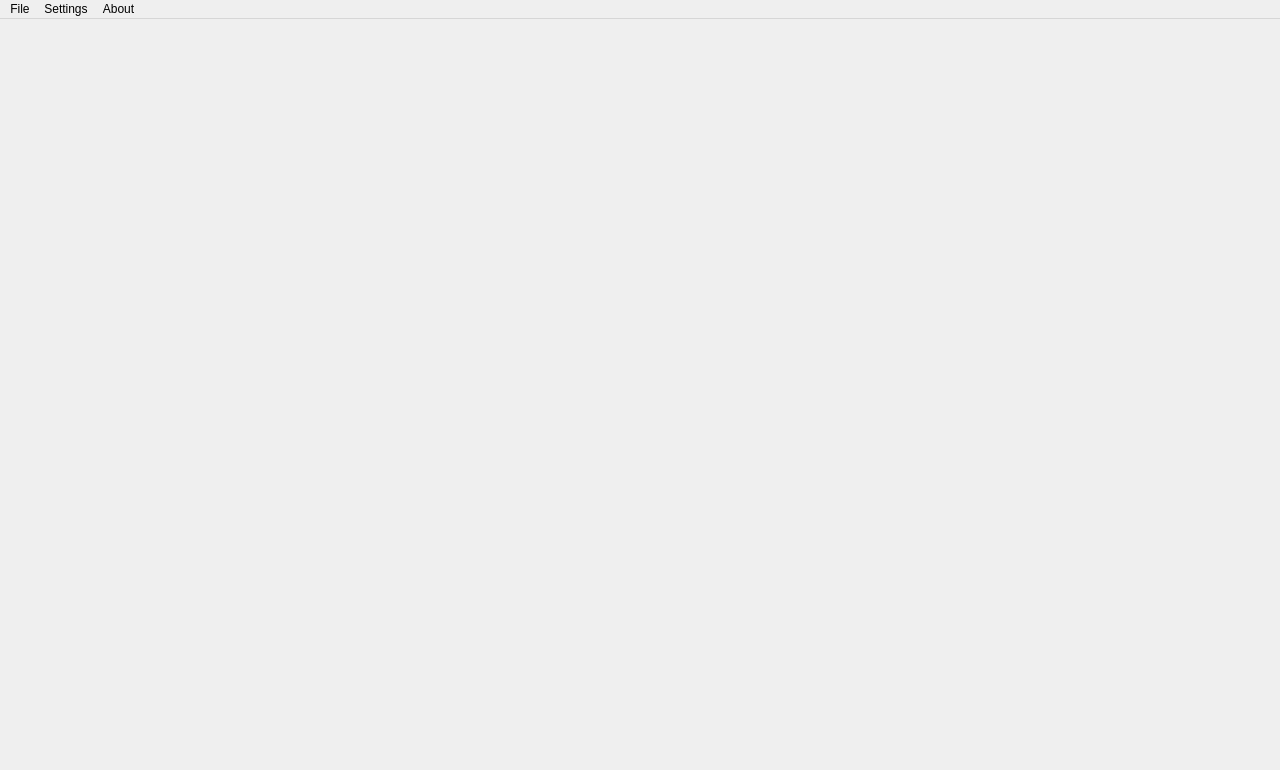
<?xml version="1.0" encoding="UTF-8"?>
<ui version="4.0">
 <class>MainWindow</class>
 <widget class="QMainWindow" name="MainWindow">
  <property name="geometry">
   <rect>
    <x>0</x>
    <y>0</y>
    <width>1280</width>
    <height>770</height>
   </rect>
  </property>
  <property name="minimumSize">
   <size>
    <width>1280</width>
    <height>720</height>
   </size>
  </property>
  <property name="windowTitle">
   <string>MainWindow</string>
  </property>
  <widget class="QWidget" name="centralwidget"/>
  <widget class="QMenuBar" name="menuBar">
   <property name="geometry">
    <rect>
     <x>0</x>
     <y>0</y>
     <width>1280</width>
     <height>30</height>
    </rect>
   </property>
   <widget class="QMenu" name="menuFile">
    <property name="title">
     <string>File</string>
    </property>
    <addaction name="actionLoad_ROM_File"/>
    <addaction name="actionDo_Snapshot"/>
   </widget>
   <widget class="QMenu" name="menuSettings">
    <property name="title">
     <string>Settings</string>
    </property>
    <addaction name="actionDisplay_Colors"/>
    <addaction name="actionSound"/>
    <addaction name="actionControl"/>
    <addaction name="actionOpen_Log_Console"/>
    <addaction name="actionSnapshots"/>
   </widget>
   <widget class="QMenu" name="menuAbout">
    <property name="title">
     <string>About</string>
    </property>
    <addaction name="actionDeveloper"/>
    <addaction name="actionGitHub"/>
   </widget>
   <addaction name="menuFile"/>
   <addaction name="menuSettings"/>
   <addaction name="menuAbout"/>
  </widget>
  <action name="actionLoad_ROM_File">
   <property name="text">
    <string>Load ROM File</string>
   </property>
  </action>
  <action name="actionDeveloper">
   <property name="text">
    <string>Developer</string>
   </property>
  </action>
  <action name="actionGitHub">
   <property name="text">
    <string>GitHub</string>
   </property>
  </action>
  <action name="actionDisplay_Colors">
   <property name="text">
    <string>Display Colors</string>
   </property>
  </action>
  <action name="actionSound">
   <property name="text">
    <string>Sound</string>
   </property>
  </action>
  <action name="actionControl">
   <property name="text">
    <string>Control</string>
   </property>
  </action>
  <action name="actionOpen_Log_Console">
   <property name="text">
    <string>Open Log Console</string>
   </property>
  </action>
  <action name="actionDo_Snapshot">
   <property name="text">
    <string>Do Snapshot</string>
   </property>
  </action>
  <action name="actionSnapshots">
   <property name="text">
    <string>Snapshots</string>
   </property>
  </action>
 </widget>
 <resources/>
 <connections/>
</ui>
